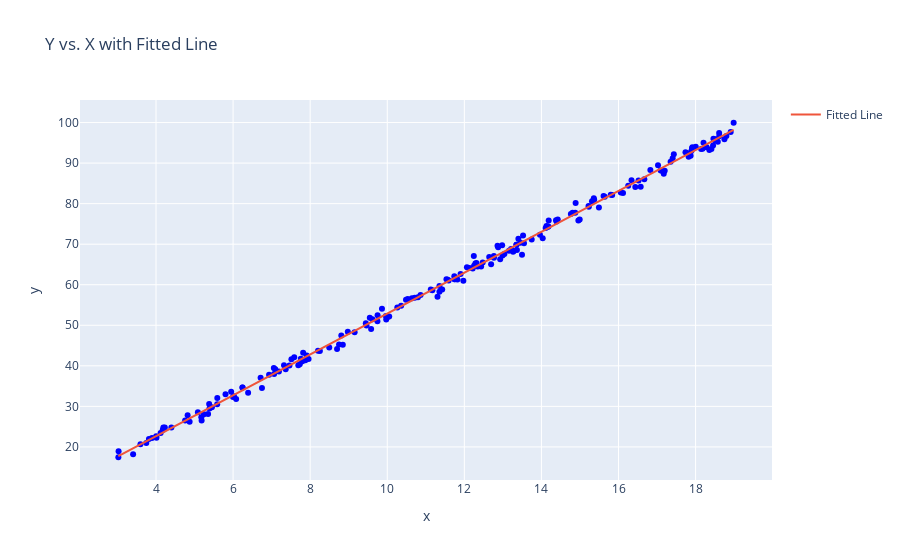

The notebook cell saved with this chart:
### Code cell
# 2.
import numpy as np
import pandas as pd
import matplotlib.pyplot as plt
import plotly.express as px
import statsmodels.formula.api as smf
from scipy.stats import norm

# Parameters for the model
n = 200  # Number of data points
beta0 = 3  # Intercept
beta1 = 5  # Slope
sigma = 1  # Standard deviation of the error term

# Generate random predictor values (x) from a uniform distribution
x = np.random.uniform(3, 19, n)

# Generate error terms (epsilon) from a normal distribution
epsilon = norm.rvs(0, sigma, n)

# Calculate the outcome values (y) based on the SLR equation
y = beta0 + beta1 * x + epsilon

# Create a DataFrame from the simulated data
df = pd.DataFrame({'x': x, 'y': y})

# Fit a simple linear regression model using statsmodels
model_data_specification = smf.ols("y ~ x", data=df)
fitted_model = model_data_specification.fit()

# Display model summary for insights
print(fitted_model.summary())

# Visualization using plotly
fig = px.scatter(df, x='x', y='y', color_discrete_sequence=['blue'], title='Y vs. X with Fitted Line')
fig.add_scatter(x=df['x'], y=fitted_model.fittedvalues, mode='lines', name='Fitted Line')
fig.show()

### Figure 1 — Plotly figure (JSON) as saved in the notebook; plotly's stock layout.template omitted (floating-point values rounded to 4 significant figures; data arrays with more than 128 entries replaced by an {"elided": "..."} marker saying what was removed)
{"data": [{"hovertemplate": "x=%{x}<br>y=%{y}<extra></extra>", "legendgroup": "", "marker": {"color": "blue", "symbol": "circle"}, "mode": "markers", "name": "", "orientation": "v", "showlegend": false, "type": "scatter", "x": {"elided": "200 float values"}, "xaxis": "x", "y": {"elided": "200 float values"}, "yaxis": "y"}, {"mode": "lines", "name": "Fitted Line", "type": "scatter", "x": {"elided": "200 float values"}, "y": {"elided": "200 float values"}}], "layout": {"legend": {"tracegroupgap": 0}, "title": {"text": "Y vs. X with Fitted Line"}, "xaxis": {"anchor": "y", "domain": [0, 1], "title": {"text": "x"}}, "yaxis": {"anchor": "x", "domain": [0, 1], "title": {"text": "y"}}}}
